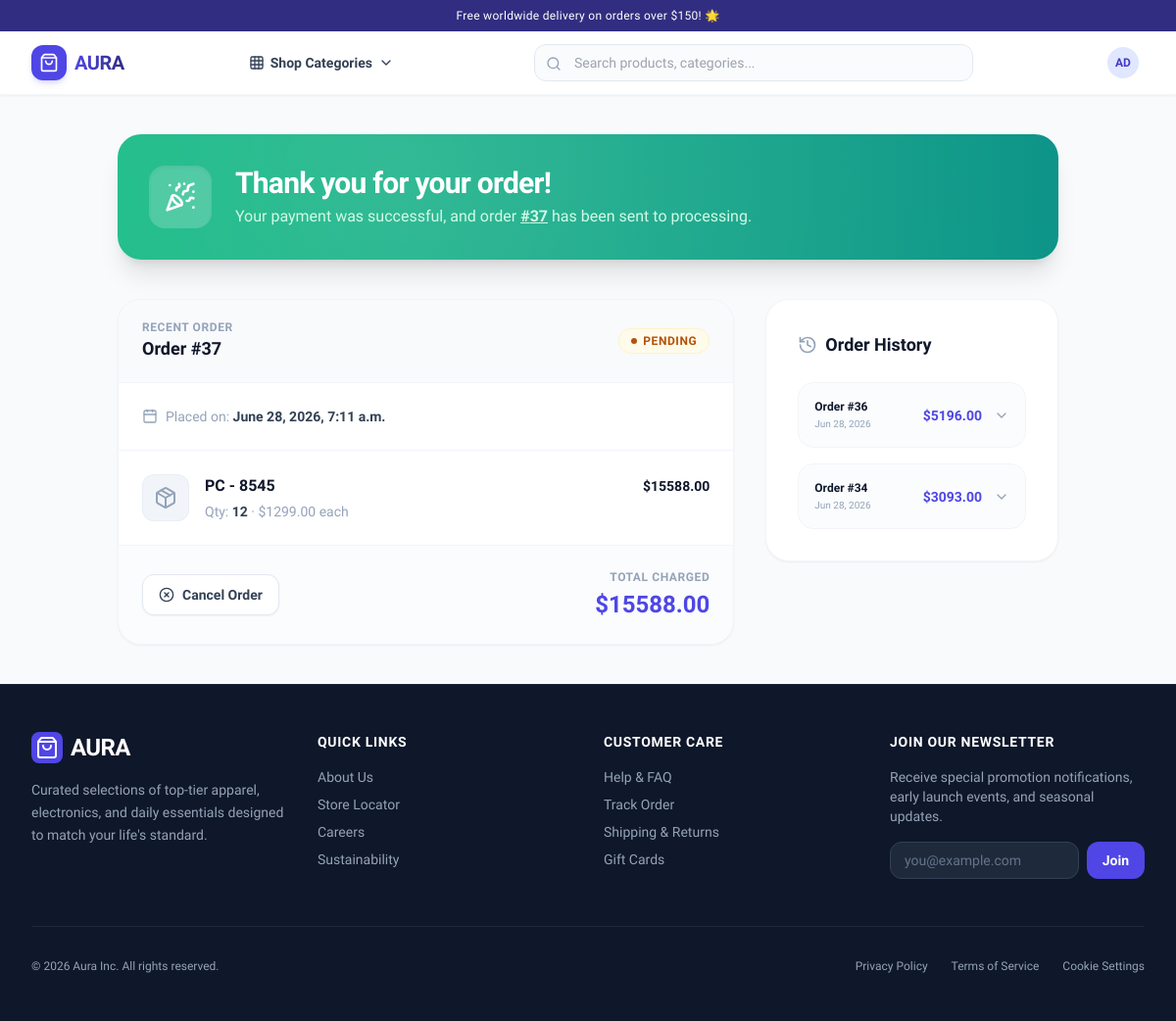
Before: /orders/ordered-items (signed in) with the older database file.
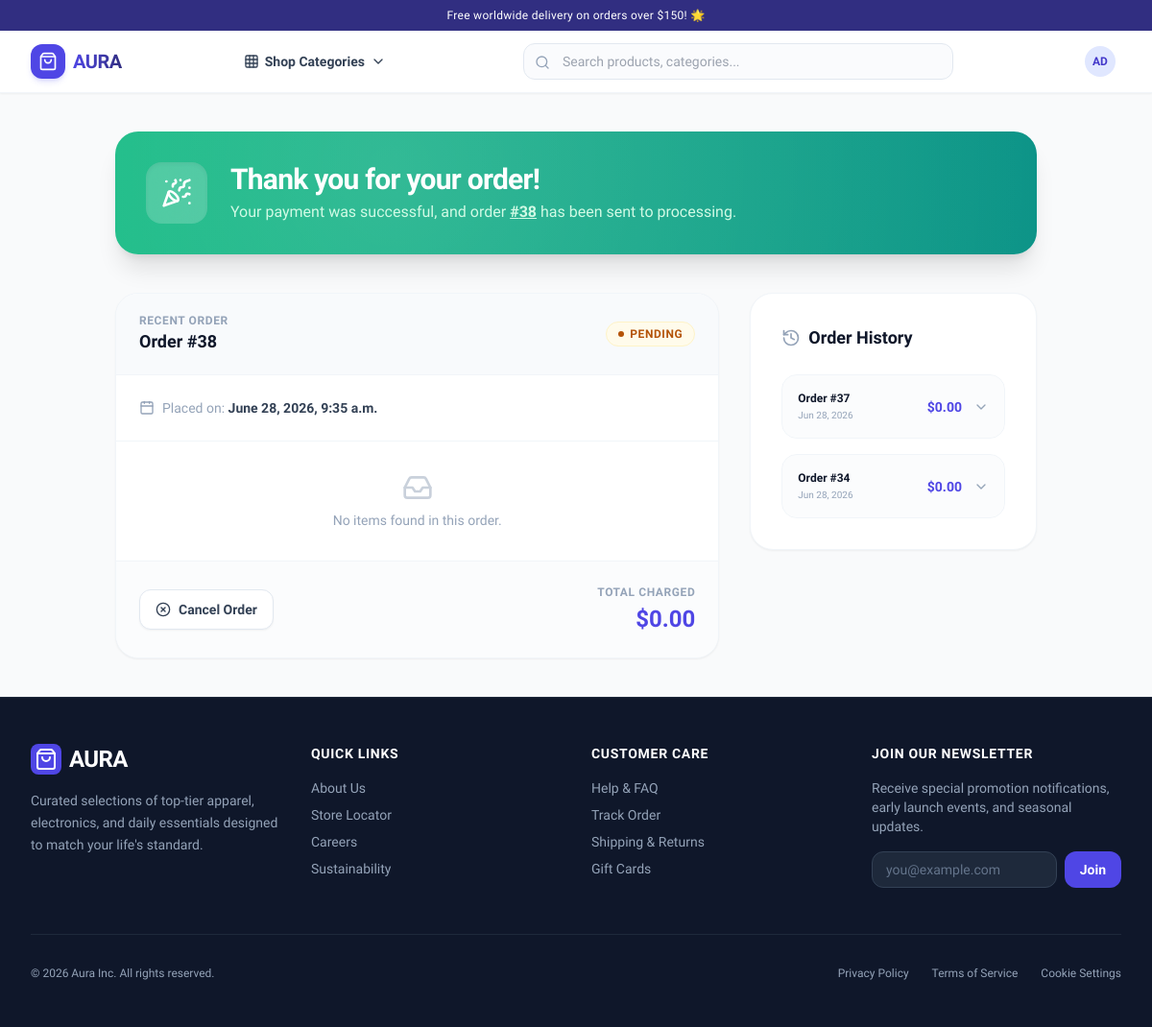
After: the same page with the newer database file.
### orders/models.py (models this page shows, shortened)
class Order(models.Model):
    STATUS = (
        ('pending', 'Pending'),
        ('shipped' ,'Shipped'),
        ('delivered', 'Delivered'),
        ('cancelled', 'Cancelled')
    )
    user = models.ForeignKey(CustomUser, on_delete=models.CASCADE)
    status = models.CharField(max_length=20, choices=STATUS)
    created_at = models.DateTimeField(auto_now_add=True)
    def get_total_price(self):
        return sum(item.quantity * item.price_at_purchase for item in self.items.all())

class OrderItem(models.Model):
    order = models.ForeignKey(Order, on_delete=models.CASCADE, related_name='items')
    product = models.ForeignKey(Product, on_delete=models.CASCADE)
    quantity = models.IntegerField(default=1)
    price_at_purchase = models.DecimalField(max_digits=20, decimal_places=2)
    def get_subtotal(self):
        return self.quantity * self.price_at_purchase

### products/models.py (models this page shows, shortened)
class Product(models.Model):
    name = models.CharField(max_length=100)
    desc = models.CharField(max_length=500, null=True, blank=True)
    price = models.DecimalField(max_digits=20, decimal_places=2)
    quantity = models.IntegerField(default=0)
    is_active = models.BooleanField(default=True)
    image = models.ImageField(upload_to='products/', null=True, blank=True)
    subcategory = models.ForeignKey(Subcategory, on_delete=models.CASCADE, related_name='products', null=True, blank=True)
    created_at = models.DateTimeField(auto_now_add=True)

### orders/views.py (the view)
# urls.py: path('orders/ordered-items', OrderedItemsView.as_view(), name='order-success'),
class OrderedItemsView(LoginRequiredMixin, View):
    def get(self, request):
        user = request.user
        orders = Order.objects.filter(user=user).prefetch_related('items__product').order_by('-created_at')
        latest_order = orders.first()
        latest_order_total = 0
        if latest_order:
            latest_order_total = sum(
                item.quantity * item.price_at_purchase
                for item in latest_order.items.all()
            )
        context = {
            'orders': orders,
            'latest_order': latest_order,
            'latest_order_total': latest_order_total
        }
        return render(request, 'orders/order-success.html', context)

### products/context_processors.py (called while the page is built)
def categories_processor(request):
    context = {
        'categories': Category.objects.prefetch_related('subcategories').all()
    }
    if request.user.is_authenticated:
        context['saved_count'] = Saved.objects.filter(user=request.user).count()
    return context

### templates/orders/order-success.html (shortened to what the changed rows need)
{% extends 'base.html' %}
{% block content %}
<div class="max-w-5xl mx-auto px-4 sm:px-6 lg:px-8 py-10" x-data="{ activeOrder: null }">
    {% if latest_order %}
    <div class="bg-gradient-to-r from-emerald-500 to-teal-600 rounded-3xl p-8 text-white shadow-xl mb-10 relative overflow-hidden">
        <div class="absolute inset-0 bg-[radial-gradient(circle_at_30%_30%,rgba(255,255,255,0.15),transparent)]"></div>
        <div class="relative z-10 flex flex-col md:flex-row items-center gap-6 text-center md:text-left">
            <div class="w-16 h-16 bg-white/20 backdrop-blur-md rounded-2xl flex items-center justify-center text-white shrink-0 shadow-inner animate-bounce">
                <i data-lucide="party-popper" class="w-8 h-8"></i>
            </div>
            <div>
                <h1 class="text-2xl sm:text-3xl font-extrabold tracking-tight">Thank you for your order!</h1>
                <p class="text-emerald-100 text-sm sm:text-base mt-1">
                    Your payment was successful, and order <span class="font-bold underline">#{{ latest_order.id }}</span> has been sent to processing.
                </p>
            </div>
        </div>
    </div>
    {% endif %}
    <div class="grid grid-cols-1 lg:grid-cols-3 gap-8 items-start">
        <div class="lg:col-span-2 space-y-8">
            {% if latest_order %}
            <div class="bg-white rounded-3xl border border-slate-100 shadow-sm overflow-hidden">
                <div class="bg-slate-50 border-b border-slate-100 px-6 py-5 flex flex-wrap items-center justify-between gap-4">
                    <div>
                        <span class="text-xs font-bold text-slate-400 uppercase tracking-wider block">Recent Order</span>
                        <h2 class="text-lg font-bold text-slate-900 flex items-center gap-2">
                            Order #{{ latest_order.id }}
                        </h2>
                    </div>
                    <span class="inline-flex items-center gap-1.5 px-3 py-1 rounded-full text-xs font-bold tracking-wider uppercase
                        {% if 'Pending' in latest_order.get_status_display or 'Processing' in latest_order.get_status_display %}
                            bg-amber-50 text-amber-700 border border-amber-100
                        {% else %}
                            bg-emerald-50 text-emerald-700 border border-emerald-100
                        {% endif %}">
                        <span class="w-1.5 h-1.5 rounded-full bg-current {% if 'Pending' in latest_order.get_status_display or 'Processing' in latest_order.get_status_display %}animate-pulse{% endif %}"></span>
                        {{ latest_order.get_status_display }}
                    </span>
                </div>
                <div class="p-6 border-b border-slate-100 space-y-4 text-sm text-slate-600">
                    <div class="flex items-center gap-2 text-slate-400">
                        <i data-lucide="calendar" class="w-4 h-4 text-slate-400"></i>
                        <span>Placed on: <strong class="text-slate-700 font-semibold">{{ latest_order.created_at|date:"F j, Y, g:i a" }}</strong></span>
                    </div>
                </div>
                <div class="divide-y divide-slate-100">
                    {% for item in latest_order.items.all %}
                    <div class="p-6 flex items-start gap-4 hover:bg-slate-50/40 transition">
                        <div class="w-12 h-12 bg-slate-100 border border-slate-200/50 rounded-xl flex items-center justify-center text-slate-400 shrink-0">
                            <i data-lucide="package" class="w-6 h-6"></i>
                        </div>
                        <div class="flex-1 min-w-0">
                            <h4 class="font-bold text-slate-900 truncate text-sm sm:text-base">{{ item.product.name }}</h4>
                            <p class="text-xs sm:text-sm text-slate-400 mt-1">
                                Qty: <strong class="text-slate-700">{{ item.quantity }}</strong> &middot; ${{ item.price_at_purchase }} each
                            </p>
                        </div>
                        <div class="text-right shrink-0">
                            <span class="text-sm font-bold text-slate-900">${{ item.get_subtotal|floatformat:2 }}</span>
                        </div>
                    </div>
                    {% empty %}
                    <div class="p-8 text-center text-slate-400">
                        <i data-lucide="inbox" class="w-8 h-8 mx-auto mb-2 opacity-50"></i>
                        <p class="text-sm">No items found in this order.</p>
                    </div>
                    {% endfor %}
                </div>
                <div class="p-6 bg-slate-50/50 border-t border-slate-100 flex flex-col sm:flex-row items-center justify-between gap-4">
                    <form action="{% url 'delete-order' latest_order.pk %}" method="POST" class="w-full sm:w-auto">
                        <button
                            type="submit"
                            onclick="return confirm('Are you sure you want to cancel this order? This action cannot be undone.')"
                            class="w-full sm:w-auto inline-flex items-center justify-center gap-2 border border-slate-200 bg-white hover:bg-red-50 hover:text-red-700 hover:border-red-200 text-slate-700 font-semibold px-4 py-2.5 rounded-xl text-sm transition duration-150 shadow-sm"
                        >
                            <i data-lucide="x-circle" class="w-4 h-4"></i>
                            Cancel Order
                        </button>
                    </form>
                    <div class="text-right w-full sm:w-auto flex justify-between sm:block border-t sm:border-0 pt-4 sm:pt-0 border-slate-200">
                        <span class="text-xs text-slate-400 block sm:mb-1 uppercase tracking-wider font-bold">Total Charged</span>
                        <span class="text-2xl font-black text-brand-600">${{ latest_order_total|floatformat:2 }}</span>
                    </div>
                </div>
            </div>
            {% endif %}
        </div>
        <div class="lg:col-span-1 space-y-6">
            <div class="bg-white rounded-3xl border border-slate-100 p-6 md:p-8 shadow-sm">
                {% if orders.count > 1 or orders.count == 1 and not latest_order %}
                <div class="space-y-4">
                    {% for order in orders %}
                        {% if order != latest_order %}
                        <div class="border border-slate-100 rounded-2xl overflow-hidden transition hover:shadow-sm">
                            <button
                                type="button"
                                @click="activeOrder === {{ order.id }} ? activeOrder = null : activeOrder = {{ order.id }}"
                                class="w-full flex items-center justify-between p-4 bg-slate-50/50 text-left hover:bg-slate-50 transition"
                            >
                                <div>
                                    <span class="text-xs font-bold text-slate-900 block">Order #{{ order.id }}</span>
                                    <span class="text-[10px] text-slate-400 font-medium block mt-0.5">{{ order.created_at|date:"M d, Y" }}</span>
                                </div>
                                <div class="flex items-center gap-3">
                                    <span class="text-sm font-extrabold text-brand-600">${{ order.get_total_price|floatformat:2 }}</span>
                                    <i data-lucide="chevron-down" class="w-4 h-4 text-slate-400 transition-transform duration-200" :class="{'rotate-180': activeOrder === {{ order.id }}}"></i>
                                </div>
                            </button>
                        </div>
                        {% endif %}
                    {% endfor %}
                </div>
                {% endif %}
            </div>
        </div>
    </div>
</div>
{% endblock %}

Changed rows visible on the page:
removed OrderItem: product.name "PC - 8545", quantity "12", price_at_purchase "1299.00", get_subtotal "15588.00"
removed Order: id "36", created_at "Jun 28, 2026", get_total_price "5196.00"
added Order: id "38", status "PENDING", created_at "June 28, 2026, 9:35 a.m."
now on one of the page's lists (row unchanged): Order: id "37", created_at "Jun 28, 2026", get_total_price "0.00"
computed for Order id 34: get_total_price "3093.00" → "0.00"
Other visible differences:
{{ latest_order_total|floatformat:2 }}: "15588.00" → "0.00"
{{ latest_order.id }}: "37" → "38"
{{ latest_order.created_at|date:"F j, Y, g:i a" }}: "June 28, 2026, 7:11 a.m." → "June 28, 2026, 9:35 a.m."
text now shown: "No items found in this order."
